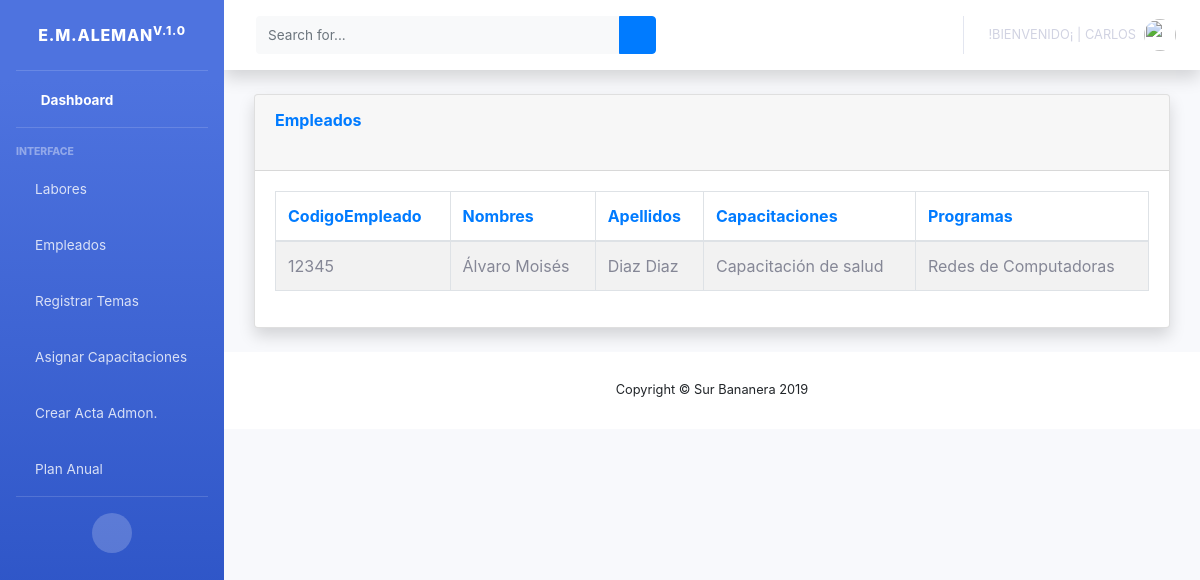
The page /bananera/listaReporte (signed in) on the database as committed earlier.
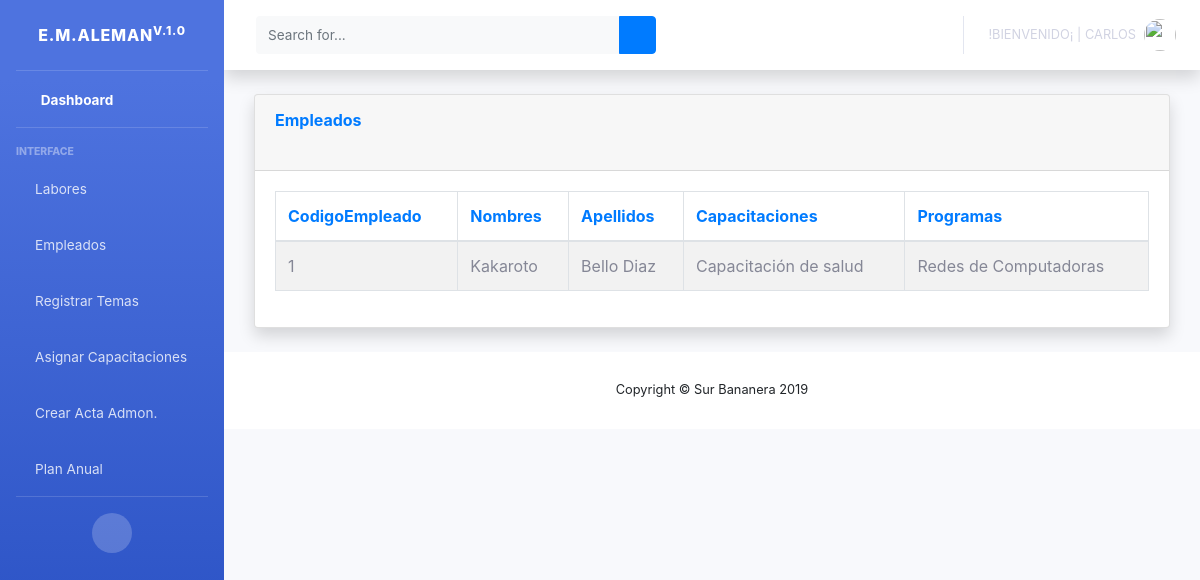
The same page on the database as committed later.
### surBananas/models.py (models this page shows)
class capacitacion(models.Model):
    nombreCapacitacion = models.CharField(max_length=200, blank=True, null=True)
    empleado = models.ForeignKey(empleados, on_delete=models.CASCADE)
    programas = models.ForeignKey(programasCapacitacion, on_delete=models.CASCADE)
    fechaCapacitacion = models.DateField(auto_now=False, blank=True, null=True)
    status = models.BooleanField('Estado', default=True)
    capacitacionTeminada = models.BooleanField('Capacitado', default=True)
    created_at = models.DateTimeField(auto_now_add=True, blank=True, null=True)

class empleados(models.Model):
    choice_fase ={('', 'Areas'),('Area 1','Area 1'),('Area 2','Area 2'),('Area 3','Area 3'),('Area 4','Area 4'),('Area 5','Area 5'),('Unidad de Empaque','Unidad de Empaque'),('Unidad de Producción','Unidad de Producción'),('Nutricion','Nutricion'),('Riego','Riego'),('Moko','Moko'),('Sigatoka','Sigatoka'), ('Seguridad','Seguridad'),('Otros','Otros')}
    fase = models.CharField(choices=choice_fase, default='', max_length=20, blank=True, null=True)
    codigoEmpleado = models.CharField(max_length=100, unique=True, primary_key=True)
    nombres = models.CharField(max_length=30, blank=True, null=True)
    apellidoPaterno = models.CharField(max_length=30, blank=True, null=True)
    apellidoMaterno = models.CharField(max_length=30, blank=True, null=True)
    edad = models.IntegerField(blank=True, null=True)
    fechaNacimiento = models.DateField(auto_now=False, blank=True, null=True)
    numeroSeguroSocial = models.CharField(max_length=100, blank=True, null=True)
    curp = models.CharField(max_length=20, blank=True, null=True)
    rfc = models.CharField(max_length=20, blank=True, null=True)
    estadoCivil = models.CharField(max_length=20, blank=True, null=True)
    nacionalidad = models.CharField(max_length=100,blank=True, null=False)
    telefono = models.IntegerField(max_length=20, blank=True, null=True)
    celular = models.IntegerField(max_length=20, blank=True, null=True)
    correoElectronico = models.EmailField(max_length=100, blank=True, null=True)
    direccion = models.CharField(max_length=200, blank=True, null=True)
    ciudad = models.CharField(max_length=200, blank=True, null=True)
    colonia = models.CharField(max_length=200, blank=True, null=True)
    codigoPostal = models.IntegerField(max_length=20, blank=True, null=True)
    estado = models.CharField(max_length=20, blank=True, null=True)
    imagen = models.ImageField(upload_to="fotos/", blank=True, null=True)
    area = models.ForeignKey(areas, on_delete=models.CASCADE)
    status = models.BooleanField('¡Dar de baja!', default= True)
    fechaEliminacion = models.DateField(auto_now=False, blank=True, null=True)
    motivoEliminacion = models.CharField(max_length=500, blank=True, null=True)
    created_at = models.DateTimeField(auto_now_add=True, blank=True, null=True)
    def __str__(self):
        if self.nombres == None:
            return "----------"
        return self.nombres

class programasCapacitacion(models.Model):
    temaCapacitacion = models.TextField(max_length=50, blank=True, null=True)
    descripcionCapacitacion = models.TextField(max_length=100, blank=True, null=True)
    tipoCapacitacion = models.TextField(max_length=50, blank=True, null=True)
    status = models.BooleanField('Estado', default=True)
    created_at = models.DateTimeField(auto_now_add=True)
    def __str__(self):
        if self.temaCapacitacion == None:
            return "----------"
        return self.temaCapacitacion

### surBananas/views.py (the view)
# urls.py: path('listaReporte', login_required(views.ListaParaReporte.as_view()), name = 'listaReporte'),
class ListaParaReporte(ListView):
    model = capacitacion
    template_name = 'listaReporte.html'
    context_object_name = 'listaCapacitacion'
    queryset = capacitacion.objects.filter(status=True)

### surBananas/templates/listaReporte.html (shortened to what this page needs)
{% extends 'indexAdmin.html' %}
{% block contenido %}
    <div class="container-fluid">
        <div class="card shadow mb-4">
            <div class="card-header py-3">
                <h6 class="m-0 font-weight-bold text-primary">Empleados</h6><br>
            </div>
            <div class="card-body">
                <div class="table-responsive">
                    {% if listaCapacitacion %}
                        <table id="dataTable" class="table table-striped table-bordered nowrap" style="width:100%">
                            <thead class=" text-primary">
                            <th>CodigoEmpleado</th>
                            <th>Nombres</th>
                            <th>Apellidos</th>
                            <th>Capacitaciones</th>
                            <th>Programas</th>
                            </thead>
                            <tbody id="demo-info">
                            {% for c in listaCapacitacion %}
                                <tr>
                                    <td> {{ c.empleado.codigoEmpleado}} </td>
                                    <td> {{ c.empleado}} </td>
                                    <td> {{ c.empleado.apellidoPaterno }} {{ c.empleado.apellidoMaterno }}</td>
                                    <td>{{c.nombreCapacitacion }}</td>
                                    <td>{{c.programas}}</td>
                                </tr>
                            {% endfor %}
                            </tbody>
                        </table>
                    {% else %}
                        <h1>NOT FOUND</h1>
                        </div>
                    {% endif %}
            </div>
        </div>
    </div>
    </html>
{% endblock contenido %}

Rows that differ between the two databases and show on the page:
no longer on this page (row edited): capacitacion: empleado.codigoEmpleado "12345", empleado "Álvaro Moisés", empleado.apellidoPaterno "Diaz", empleado.apellidoMaterno "Diaz", nombreCapacitacion "Capacitación de salud", programas "Redes de Computadoras"
added capacitacion: empleado.codigoEmpleado "1", empleado "Kakaroto", empleado.apellidoPaterno "Bello", empleado.apellidoMaterno "Diaz", nombreCapacitacion "Capacitación de salud", programas "Redes de Computadoras"
